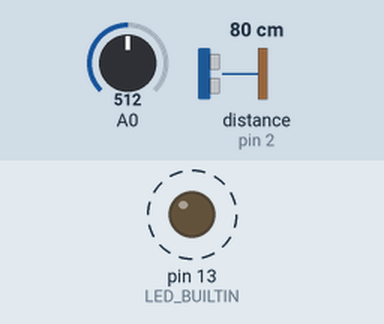
Simulated run of this sketch. Board: Arduino Uno, built with avr-gcc and run on an emulated ATmega328P. Shown: output pins drawn as LEDs (lit = HIGH). Wiring (inferred from the names in the program): range finder with pulse-width output: data pin 2. Dashed ring = blinking. The inputs (shaded band) are chosen by the test bench; at power-on: A0 = 512, distance to the obstacle (sensor on pin 2) 80 cm. Sleep ends after the set time or at an interrupt; pins used as bus, display or sensor lines are not drawn; what the sketch prints to the serial monitor is not drawn.

Above: at 0.09 s.
Timing chart, 0 to 3.0 s (numbered marks = the images above):
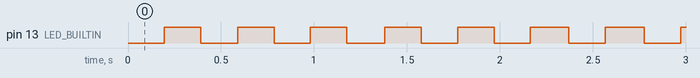

The sketch:

coursework-3.ino
```cpp
#include <Arduino_FreeRTOS.h>
#include <math.h>
#define melodyPin 3
#include "mario.h"

#define IDLE_MODE 0
#define POWER_DOWN_MODE 1
#define POWER_SAVE_MODE 2
#define STANDBY_MODE 3
#define EXT_STANDBY_MODE 4

// Button interrupt pin
const byte interruptPin = 2;

volatile long global_sample_counter = 0;
volatile long sum_adc_values = 0;
volatile bool stopRead = false;
volatile bool releaseOutput = false;

void TaskAdcOutput();
void TaskButtonClick();
void TaskMusicPlayer();

void setup() {
  Serial.begin(9600);

  // Initialize LED and set as turned off
  pinMode(LED_BUILTIN, OUTPUT);
  digitalWrite(LED_BUILTIN, LOW);

  // Button interruptions
  attachInterrupt(digitalPinToInterrupt(interruptPin), onButtonClick, FALLING);

  // Buzzer config
  pinMode(melodyPin, OUTPUT);

  // initialize ADC configuration
  ADCSRA = (1 << ADEN); //enable ADC
  ADCSRA |= (1 << ADPS2) | (1 << ADPS1) | (1 << ADPS0); //set ADC clock with 128 prescaler so we can have 10k samples / s
  ADMUX = (1 << REFS0);  // use AVcc as the reference
  ADCSRA |= (1 << ADATE); //enabble auto trigger
  ADCSRA |= (1 << ADIE); //enable interrupts when measurement complete
  ADCSRA |= (1 << ADSC); //start ADC measurements

  // Now set up the tasks to run independently.
  xTaskCreate(
    TaskAdcOutput
    ,  (const portCHAR *)"ADC Output"   // A name just for humans
    ,  128  // This stack size can be checked & adjusted by reading the Stack Highwater
    ,  NULL
    ,  3  // Priority, with 3 (configMAX_PRIORITIES - 1) being the highest, and 0 being the lowest.
    ,  NULL );

  xTaskCreate(
    TaskButtonClick
    ,  (const portCHAR *)"Button"   // A name just for humans
    ,  128  // This stack size can be checked & adjusted by reading the Stack Highwater
    ,  NULL
    ,  2  // Priority, with 3 (configMAX_PRIORITIES - 1) being the highest, and 0 being the lowest.
    ,  NULL );

  xTaskCreate(
    TaskMusicPlayer
    ,  (const portCHAR *)"Music Player"   // A name just for humans
    ,  128  // This stack size can be checked & adjusted by reading the Stack Highwater
    ,  NULL
    ,  1  // Priority, with 3 (configMAX_PRIORITIES - 1) being the highest, and 0 being the lowest.
    ,  NULL );

  sei(); //start all interrupts
}

void loop() {
  // put your main code here, to run repeatedly:
  set_sleep_mode(IDLE_MODE);
  sleep_cpu();
}

void sleep_cpu() {
  SMCR |= (1 << SE);
  asm("sleep");
}

void set_sleep_mode(char mode) {
  switch (mode) {
    case IDLE_MODE:
      SMCR &= ~(1 << SM0);
      SMCR &= ~(1 << SM1);
      SMCR &= ~(1 << SM2);
      break;
    case POWER_DOWN_MODE:
      SMCR &= ~(1 << SM0);
      SMCR |= (1 << SM1);
      break;
    case POWER_SAVE_MODE:
      SMCR |= (1 << SM1) | (1 << SM0);
      break;
    case STANDBY_MODE:
      SMCR &= ~(1 << SM0);
      SMCR |= (1 << SM2) | (1 << SM1);
      break;
    case EXT_STANDBY_MODE:
      SMCR |= (1 << SM2) | (1 << SM1) | (1 << SM0);
      break;
  }
}

/**
   This covers the TASK 3
*/
void TaskAdcOutput() {
  while (true) {
    vTaskDelay( 5000 / portTICK_PERIOD_MS ); // Wait 5 seconds
    stopRead = true; // stop reading for a while
    long average = sum_adc_values / global_sample_counter;
    long R = ((1023 - average) * 10) / average;
    long lux = 350 * pow(R, -1.43);
    sum_adc_values = 0;
    global_sample_counter = 0;
    Serial.print("Average value: ");
    Serial.println(average);
    Serial.print("Lux value: ");
    Serial.println(lux);
    stopRead = false; // start sampling again
  }
}

/**
   This covers the TASK 2
*/
void TaskButtonClick() {
  while (true) {
    if (releaseOutput) {
      digitalWrite(LED_BUILTIN, !digitalRead(LED_BUILTIN)); // change LED state
      Serial.print("Counter: ");
      Serial.println(global_sample_counter);
      Serial.print("ADC sum: ");
      Serial.println(sum_adc_values);
      releaseOutput = false;
    }
    vTaskDelay( 200 / portTICK_PERIOD_MS ); // Wait 200ms
  }
}

void onButtonClick() {
  releaseOutput = true;
}

/**
   This covers the TASK 1
*/
ISR(ADC_vect) {
  if (!stopRead) {
    global_sample_counter++;
    sum_adc_values += ADC; //get value from A0
  }
}

/**
   This covers the TASK 3
*/
void TaskMusicPlayer() {
  while (true) {
    play_melody();
  }
}
```

mario.h
```cpp
#define NOTE_B0  31
#define NOTE_C1  33
#define NOTE_CS1 35
#define NOTE_D1  37
#define NOTE_DS1 39
#define NOTE_E1  41
#define NOTE_F1  44
#define NOTE_FS1 46
#define NOTE_G1  49
#define NOTE_GS1 52
#define NOTE_A1  55
#define NOTE_AS1 58
#define NOTE_B1  62
#define NOTE_C2  65
#define NOTE_CS2 69
#define NOTE_D2  73
#define NOTE_DS2 78
#define NOTE_E2  82
#define NOTE_F2  87
#define NOTE_FS2 93
#define NOTE_G2  98
#define NOTE_GS2 104
#define NOTE_A2  110
#define NOTE_AS2 117
#define NOTE_B2  123
#define NOTE_C3  131
#define NOTE_CS3 139
#define NOTE_D3  147
#define NOTE_DS3 156
#define NOTE_E3  165
#define NOTE_F3  175
#define NOTE_FS3 185
#define NOTE_G3  196
#define NOTE_GS3 208
#define NOTE_A3  220
#define NOTE_AS3 233
#define NOTE_B3  247
#define NOTE_C4  262
#define NOTE_CS4 277
#define NOTE_D4  294
#define NOTE_DS4 311
#define NOTE_E4  330
#define NOTE_F4  349
#define NOTE_FS4 370
#define NOTE_G4  392
#define NOTE_GS4 415
#define NOTE_A4  440
#define NOTE_AS4 466
#define NOTE_B4  494
#define NOTE_C5  523
#define NOTE_CS5 554
#define NOTE_D5  587
#define NOTE_DS5 622
#define NOTE_E5  659
#define NOTE_F5  698
#define NOTE_FS5 740
#define NOTE_G5  784
#define NOTE_GS5 831
#define NOTE_A5  880
#define NOTE_AS5 932
#define NOTE_B5  988
#define NOTE_C6  1047
#define NOTE_CS6 1109
#define NOTE_D6  1175
#define NOTE_DS6 1245
#define NOTE_E6  1319
#define NOTE_F6  1397
#define NOTE_FS6 1480
#define NOTE_G6  1568
#define NOTE_GS6 1661
#define NOTE_A6  1760
#define NOTE_AS6 1865
#define NOTE_B6  1976
#define NOTE_C7  2093
#define NOTE_CS7 2217
#define NOTE_D7  2349
#define NOTE_DS7 2489
#define NOTE_E7  2637
#define NOTE_F7  2794
#define NOTE_FS7 2960
#define NOTE_G7  3136
#define NOTE_GS7 3322
#define NOTE_A7  3520
#define NOTE_AS7 3729
#define NOTE_B7  3951
#define NOTE_C8  4186
#define NOTE_CS8 4435
#define NOTE_D8  4699
#define NOTE_DS8 4978

//Mario main theme melody
int melody[] = {
  NOTE_E7, NOTE_E7, 0, NOTE_E7,
  0, NOTE_C7, NOTE_E7, 0,
  NOTE_G7, 0, 0,  0,
  NOTE_G6, 0, 0, 0,

  NOTE_C7, 0, 0, NOTE_G6,
  0, 0, NOTE_E6, 0,
  0, NOTE_A6, 0, NOTE_B6,
  0, NOTE_AS6, NOTE_A6, 0,

  NOTE_G6, NOTE_E7, NOTE_G7,
  NOTE_A7, 0, NOTE_F7, NOTE_G7,
  0, NOTE_E7, 0, NOTE_C7,
  NOTE_D7, NOTE_B6, 0, 0,

  NOTE_C7, 0, 0, NOTE_G6,
  0, 0, NOTE_E6, 0,
  0, NOTE_A6, 0, NOTE_B6,
  0, NOTE_AS6, NOTE_A6, 0,

  NOTE_G6, NOTE_E7, NOTE_G7,
  NOTE_A7, 0, NOTE_F7, NOTE_G7,
  0, NOTE_E7, 0, NOTE_C7,
  NOTE_D7, NOTE_B6, 0, 0
};

void buzz(int targetPin, long frequency, long length) {
  long delayValue = 1000000 / frequency / 2; // calculate the delay value between transitions
  //// 1 second's worth of microseconds, divided by the frequency, then split in half since
  //// there are two phases to each cycle
  long numCycles = frequency * length / 1000; // calculate the number of cycles for proper timing
  //// multiply frequency, which is really cycles per second, by the number of seconds to
  //// get the total number of cycles to produce
  for (long i = 0; i < numCycles; i++) { // for the calculated length of time...
    digitalWrite(targetPin, HIGH); // write the buzzer pin high to push out the diaphram
    delayMicroseconds(delayValue); // wait for the calculated delay value
    digitalWrite(targetPin, LOW); // write the buzzer pin low to pull back the diaphram
    delayMicroseconds(delayValue); // wait again or the calculated delay value
  }
}

void play_melody() {
    int size = sizeof(melody) / sizeof(int);
    for (int thisNote = 0; thisNote < size; thisNote++) {

      int noteDuration = 1000 / 12;

      buzz(melodyPin, melody[thisNote], noteDuration);


      int pauseBetweenNotes = noteDuration * 1.30;

      //delay(pauseBetweenNotes);
      vTaskDelay( pauseBetweenNotes / portTICK_PERIOD_MS ); // wait for one second


      // stop the tone playing:
      buzz(melodyPin, 0, noteDuration);

    }

}
```

Measured:
- by itself, pin 13 (LED_BUILTIN): alternates HIGH for 0.20 s and LOW for 0.20 s
